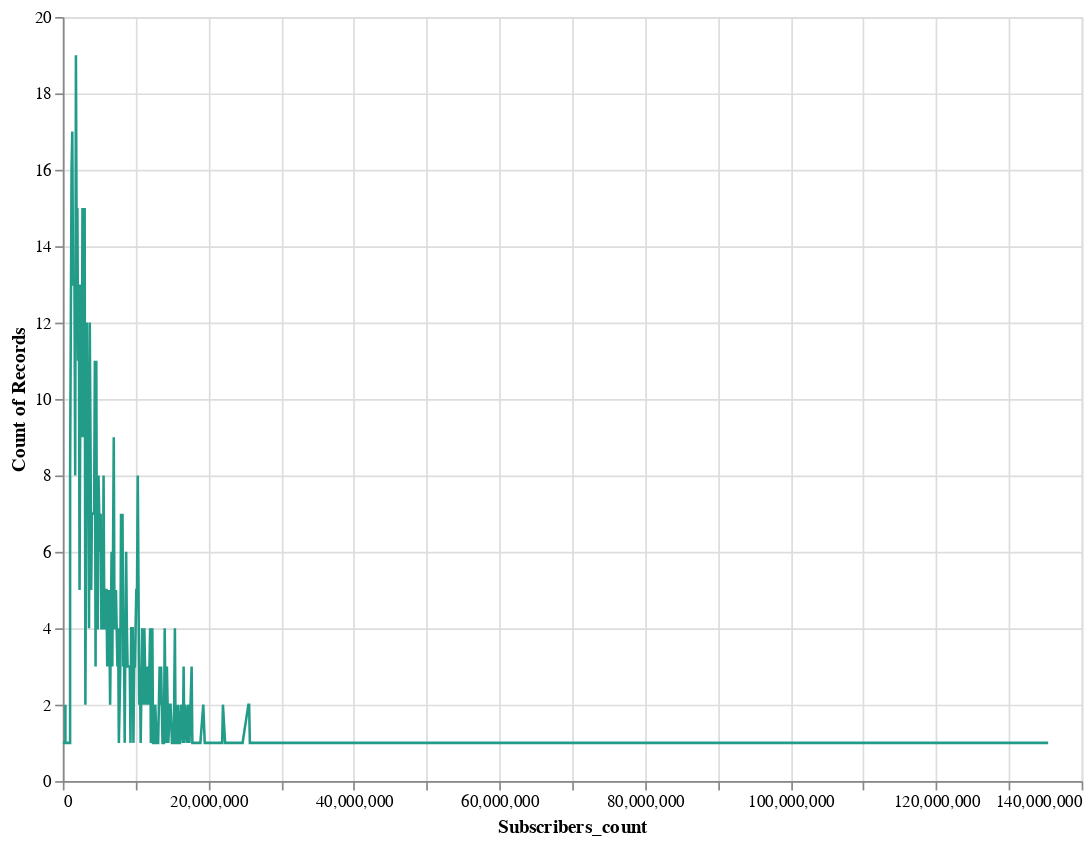

The cell this chart's notebook holds for it:
### Code cell
import altair as alt
chart=alt.Chart(df5).mark_line(size=1.5).encode(
    x=alt.X('Subscribers_count'),
    y='count()',
    color=alt.value('#229B89')
).properties(
    width=600,
    height=450
)
chart

### Figure 1 — Vega-Lite specification as saved in the notebook (floating-point values rounded to 4 significant figures; data arrays with more than 128 entries replaced by an {"elided": "..."} marker saying what was removed)
{"config": {"view": {"continuousWidth": 400, "continuousHeight": 300}}, "data": {"name": "data-4f639fd5ebd11e15df673785550a2c55"}, "mark": {"type": "line", "size": 1.5}, "encoding": {"color": {"value": "#229B89"}, "x": {"type": "quantitative", "field": "Subscribers_count"}, "y": {"type": "quantitative", "aggregate": "count"}}, "height": 450, "width": 600, "$schema": "https://vega.github.io/schema/vega-lite/v4.8.1.json", "datasets": {"data-4f639fd5ebd11e15df673785550a2c55": {"elided": "999 records"}}}
